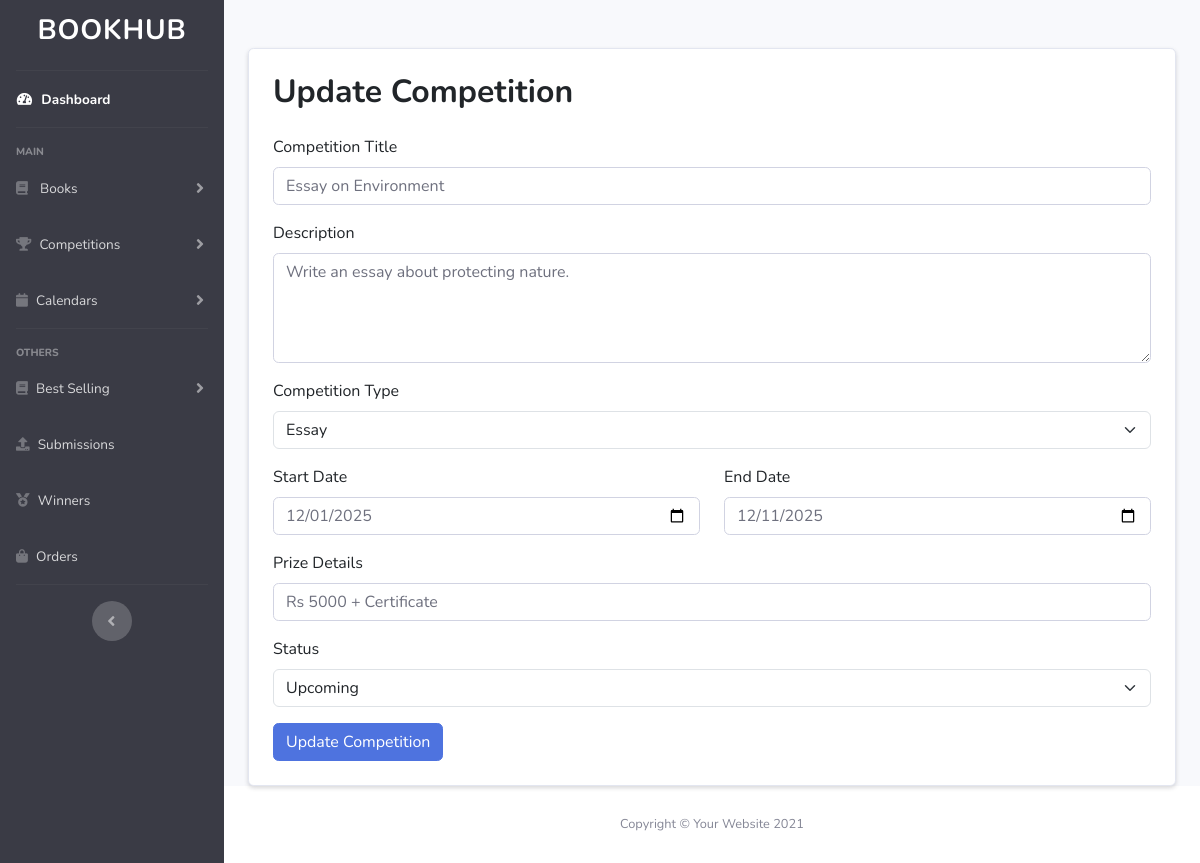
The page /admin/editcompetitions.php?id=1 on the database its author committed.
### tables this page shows
CREATE TABLE `competitions` (
  `comp_id` int(11) NOT NULL,
  `comp_title` varchar(255) NOT NULL,
  `comp_description` text DEFAULT NULL,
  `comp_type` enum('essay','story') NOT NULL,
  `start_date` datetime DEFAULT NULL,
  `end_date` datetime DEFAULT NULL,
  `prize_details` varchar(255) DEFAULT NULL,
  `status` enum('upcoming','active','completed') DEFAULT 'upcoming',
  `created_at` timestamp NOT NULL DEFAULT current_timestamp()
);

### admin/editcompetitions.php (the view, shortened to what this page needs)
<?php
include "includes/header.php";
$idtobeupdated = $_GET['id'];
$query = mysqli_query($conn, "SELECT * FROM competitions WHERE comp_id='$idtobeupdated'");
$data = mysqli_fetch_assoc($query);
?>
<div class="container mt-5">
    <div class="card shadow-sm p-4">
        <h2 class="fw-bold mb-4">Update Competition</h2>
        <form method="POST">
            <div class="mb-3">
                <label class="form-label">Competition Title</label>
                <input type="text" name="comp_title" value="<?php echo $data['comp_title']; ?>" class="form-control"
                    required>
            </div>
            <div class="mb-3">
                <label class="form-label">Description</label>
                <textarea name="comp_description" class="form-control" rows="4"
                    required><?php echo $data['comp_description']; ?></textarea>
            </div>
            <div class="mb-3">
                <label class="form-label">Competition Type</label>
                <select name="comp_type" class="form-select" required>
                    <option value="essay" <?php echo ($data['comp_type'] == 'essay') ? 'selected' : ''; ?>>Essay</option>
                </select>
            </div>
            <div class="row">
                <div class="col-md-6 mb-3">
                    <label class="form-label">Start Date</label>
                    <input type="date" name="start_date"
                        value="<?php echo date('Y-m-d', strtotime($data['start_date'])); ?>" class="form-control"
                        required>
                </div>
                <div class="col-md-6 mb-3">
                    <label class="form-label">End Date</label>
                    <input type="date" name="end_date"
                        value="<?php echo date('Y-m-d', strtotime($data['end_date'])); ?>" class="form-control"
                        required>
                </div>
            </div>
            <div class="mb-3">
                <label class="form-label">Prize Details</label>
                <input type="text" name="prize_details" value="<?php echo $data['prize_details']; ?>"
                    class="form-control" required>
            </div>
            <div class="mb-3">
                <label class="form-label">Status</label>
                <select name="status" class="form-select" required>
                    <option value="upcoming" <?php echo ($data['status'] == 'upcoming') ? 'selected' : ''; ?>>Upcoming
                    </option>
                </select>
            </div>
            <input name="updatecompbtn" type="submit" value="Update Competition" class="btn btn-primary" />
        </form>
    </div>
</div>
<?php include "includes/footer.php"; ?>

### rows shown on the page
competitions: comp_title "Essay on Environment", comp_description "Write an essay about protecting nature.", comp_type "Essay", start_date "12/01/2025", end_date "12/11/2025", prize_details "Rs 5000 + Certificate", status "Upcoming"
